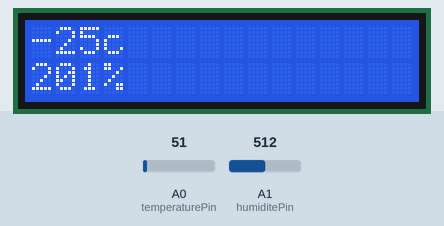
This sketch was run on a simulated Arduino Uno, built with avr-gcc and run on an emulated ATmega328P. Parts: 16×2 character LCD. Inputs (shaded band) come from the test bench; at power-on: A0 (temperaturePin) = 51, A1 (humiditePin) = 512. What the sketch prints to the serial monitor is not drawn.

Above: at 1.2 s.
1.3 s: A0 (temperaturePin) set to 61
At 2.7 s:
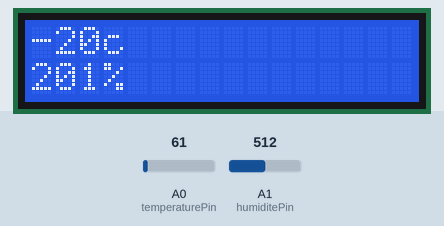
3.0 s: A1 (humiditePin) set to 716
At 3.4 s:
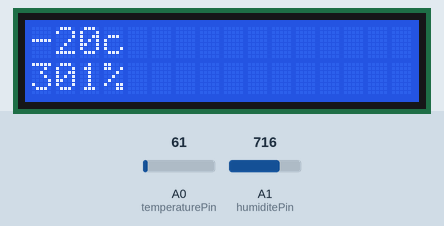
4.5 s: A0 (temperaturePin) set to 71
At 5.0 s:
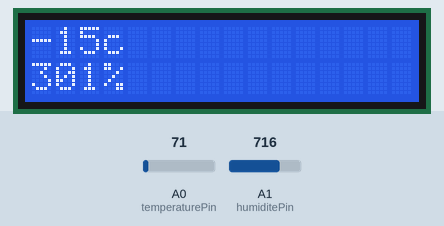
6.1 s: A1 (humiditePin) set to 900
At 6.6 s:
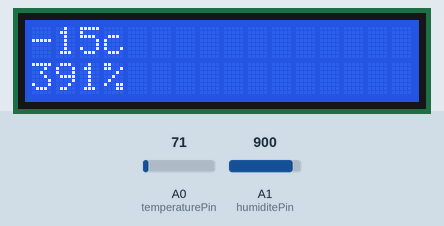
7.6 s: A0 (temperaturePin) set to 86
At 8.2 s:
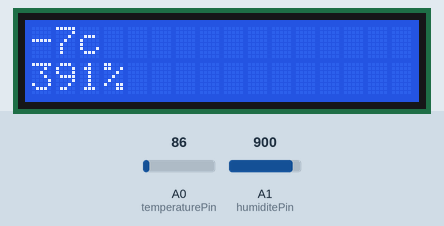
9.1 s: A1 (humiditePin) set to 1023
At 9.8 s:
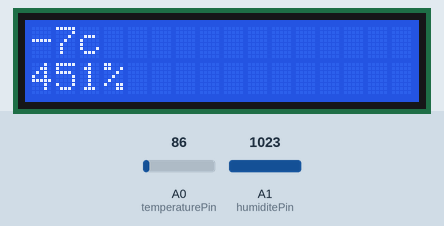
Timing chart, 0 to 11.6 s (numbered marks = the images above; inputs shaded):
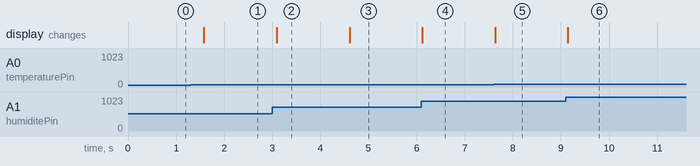

Measured:
- after the input at 1.3 s, the display: changes after 0.28 s (image 1)
- after the input at 3.0 s, the display: changes after 0.09 s (image 2)
- after the input at 4.5 s, the display: changes after 0.10 s (image 3)
- after the input at 6.1 s, the display: changes at once (image 4)
- after the input at 7.6 s, the display: changes at once (image 5)
- after the input at 9.1 s, the display: changes at once (image 6)

The sketch:

Exo3.ino
```cpp
#include <LiquidCrystal.h>

LiquidCrystal lcd(12, 11, 7, 6, 5,4);
int temperaturePin = 0;
int temperature = 0;
int humiditePin = 1;
int humidite = 0;

void setup() {

  lcd.begin(16,2);

  Serial.begin(9600);
}

void loop() {

  // le capteur de température envoit des données de façon linéaire
  // on utilise donc une fonction de transfert
  temperature = analogRead(temperaturePin)*23/47-2346/47;
  humidite = analogRead(humiditePin)*23/47-2346/47;

  lcd.setCursor(0,0);
  lcd.clear();
  lcd.print(temperature);
  lcd.print('c');
  lcd.setCursor(0,1);
  lcd.print(humidite);
  Serial.println(analogRead(temperaturePin));
  lcd.print('%');
  delay(500);
}
```
